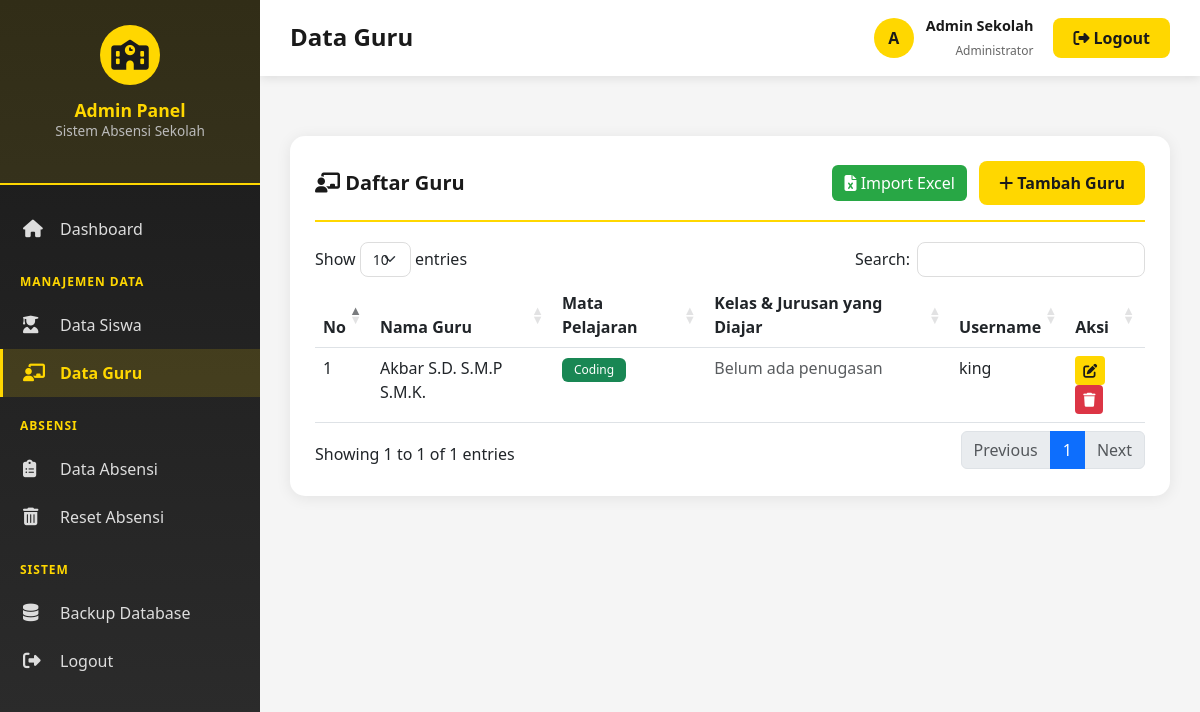
Screenshot of /admin/data_guru.php (signed in) with the database file from the repository.
### tables this page shows
CREATE TABLE `guru` (
  `id_guru` int(11) NOT NULL,
  `nama_guru` varchar(100) NOT NULL,
  `username` varchar(50) NOT NULL,
  `password` varchar(255) NOT NULL,
  `mapel` varchar(50) NOT NULL
);

### admin/data_guru.php (the view, shortened to what this page needs)
<?php
require_once 'includes/header.php';
$guru = $conn->query("
    SELECT g.*,
           GROUP_CONCAT(DISTINCT CONCAT(gk.jurusan, ' Kelas ', gk.tingkat) ORDER BY gk.jurusan, gk.tingkat SEPARATOR ', ') as kelas_ajar
    FROM guru g
    LEFT JOIN guru_kelas gk ON g.id_guru = gk.id_guru
    GROUP BY g.id_guru
    ORDER BY g.nama_guru ASC
");
?>
<div class="table-card">
    <div class="table-header">
        <h5><i class="fas fa-chalkboard-teacher"></i> Daftar Guru</h5>
        <div>
            <button class="btn btn-success me-2" data-bs-toggle="modal" data-bs-target="#modalImport">
                <i class="fas fa-file-excel"></i> Import Excel
            </button>
            <button class="btn btn-primary" data-bs-toggle="modal" data-bs-target="#modalGuru" onclick="resetForm()">
                <i class="fas fa-plus"></i> Tambah Guru
            </button>
        </div>
    </div>
    <div class="table-responsive">
        <table class="table table-hover data-table">
            <thead>
                <tr>
                    <th>No</th>
                    <th>Nama Guru</th>
                    <th>Mata Pelajaran</th>
                    <th>Kelas & Jurusan yang Diajar</th>
                    <th>Username</th>
                    <th>Aksi</th>
                </tr>
            </thead>
            <tbody>
                <?php
                $no = 1;
                while($row = $guru->fetch_assoc()):
                ?>
                    <tr>
                        <td><?php echo $no++; ?></td>
                        <td><?php echo $row['nama_guru']; ?></td>
                        <td><span class="badge bg-success"><?php echo $row['mapel']; ?></span></td>
                        <td>
                            <?php if ($row['kelas_ajar']): ?>
                                <?php
                                $kelas_arr = explode(', ', $row['kelas_ajar']);
                                foreach ($kelas_arr as $k):
                                ?>
                                    <span class="badge bg-info me-1 mb-1"><?php echo $k; ?></span>
                                <?php endforeach; ?>
                            <?php else: ?>
                                <span class="text-muted">Belum ada penugasan</span>
                            <?php endif; ?>
                        </td>
                        <td><?php echo $row['username']; ?></td>
                        <td>
                            <button onclick="editGuru(<?php echo $row['id_guru']; ?>)" class="btn btn-sm btn-warning" title="Edit">
                                <i class="fas fa-edit"></i>
                            </button>
                            <button onclick="confirmDelete('?delete=<?php echo $row['id_guru']; ?>', 'Hapus guru <?php echo $row['nama_guru']; ?>?')" class="btn btn-sm btn-danger" title="Hapus">
                                <i class="fas fa-trash"></i>
                            </button>
                        </td>
                    </tr>
                <?php endwhile; ?>
            </tbody>
        </table>
    </div>
</div>
<?php require_once 'includes/footer.php'; ?>

### admin/includes/header.php (style rules this page uses)
:root { --primary-yellow: #FFD700; --dark-yellow: #FFC700; --primary-black: #1a1a1a; --secondary-black: #2d2d2d; --sidebar-width: 260px; }
* { margin: 0; padding: 0; box-sizing: border-box; }
body { font-family: 'Segoe UI', Tahoma, Geneva, Verdana, sans-serif; background: #f5f5f5; }
.table-card { background: white; border-radius: 15px; padding: 25px; box-shadow: 0 2px 15px rgba(0,0,0,0.08); margin-top: 30px; }
.table-header { display: flex; justify-content: space-between; align-items: center; margin-bottom: 20px; padding-bottom: 15px; border-bottom: 2px solid var(--primary-yellow); }
.table-header h5 { margin: 0; color: var(--primary-black); font-weight: 600; }
.btn-primary { background: var(--primary-yellow); border: none; color: var(--primary-black); font-weight: 600; padding: 10px 20px; border-radius: 8px; transition: all 0.3s ease; }
.btn-success { background: #28a745; border: none; }
.btn-danger { background: #dc3545; border: none; }
.btn-warning { background: var(--primary-yellow); color: var(--primary-black); border: none; }
.badge { padding: 6px 12px; border-radius: 6px; font-weight: 500; }

### rows the page displays
guru: nama_guru "Akbar S.D. S.M.P S.M.K.", mapel "Coding", username "king"

### other values shown
$page_title "Data Guru"
substr($_SESSION['admin_nama'], 0, 1) "A"
$_SESSION['admin_nama'] "Admin Sekolah"
